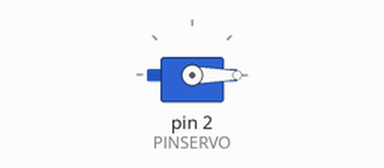
The sketch below on a simulated Arduino Uno, built with avr-gcc and run on an emulated ATmega328P. Parts: servo.

Above: at 0.05 s.
At 4.45 s:
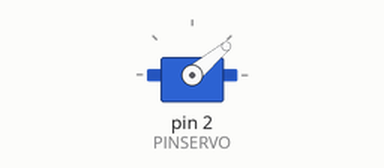
At 8.95 s:
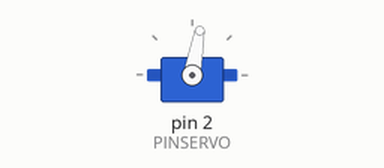
At 17.95 s:
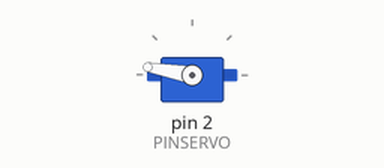
Timing chart, 0 to 23.4 s (numbered marks = the images above):
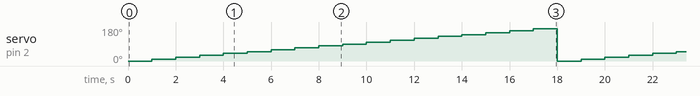

The sketch:

Servo-Aumento_grado_por_grado.ino
```cpp
// Prueba de servomotor
#include <Servo.h>
Servo servo1;

int PINSERVO = 2;
int PULSOMIN = 450; // 0°   1 milisegundo
int PULSOMAX = 2550; // 180° 2 milisegundos
int grados;


void setup() {
  servo1.attach(PINSERVO, PULSOMIN, PULSOMAX);


}

void loop() {
  for (grados = 0; grados < 180; grados = grados + 10) {
    servo1.write(grados);
    delay(1000);

  }


}
```

Measured:
- by itself, servo on pin 2 (PINSERVO): repeats every 18.0 s: 20° 1.0 s, 30° 1.0 s, 40° 1.0 s, 50° 1.0 s, 60° 1.0 s, 70° 1.0 s, 80° 1.0 s, 90° 1.0 s, 100° 1.0 s, 110° 1.0 s, 120° 1.0 s, 130° 1.0 s, 140° 1.0 s, 150° 1.0 s, 160° 1.0 s, 170° 1.0 s, 0° 1.0 s, 10° 1.0 s
